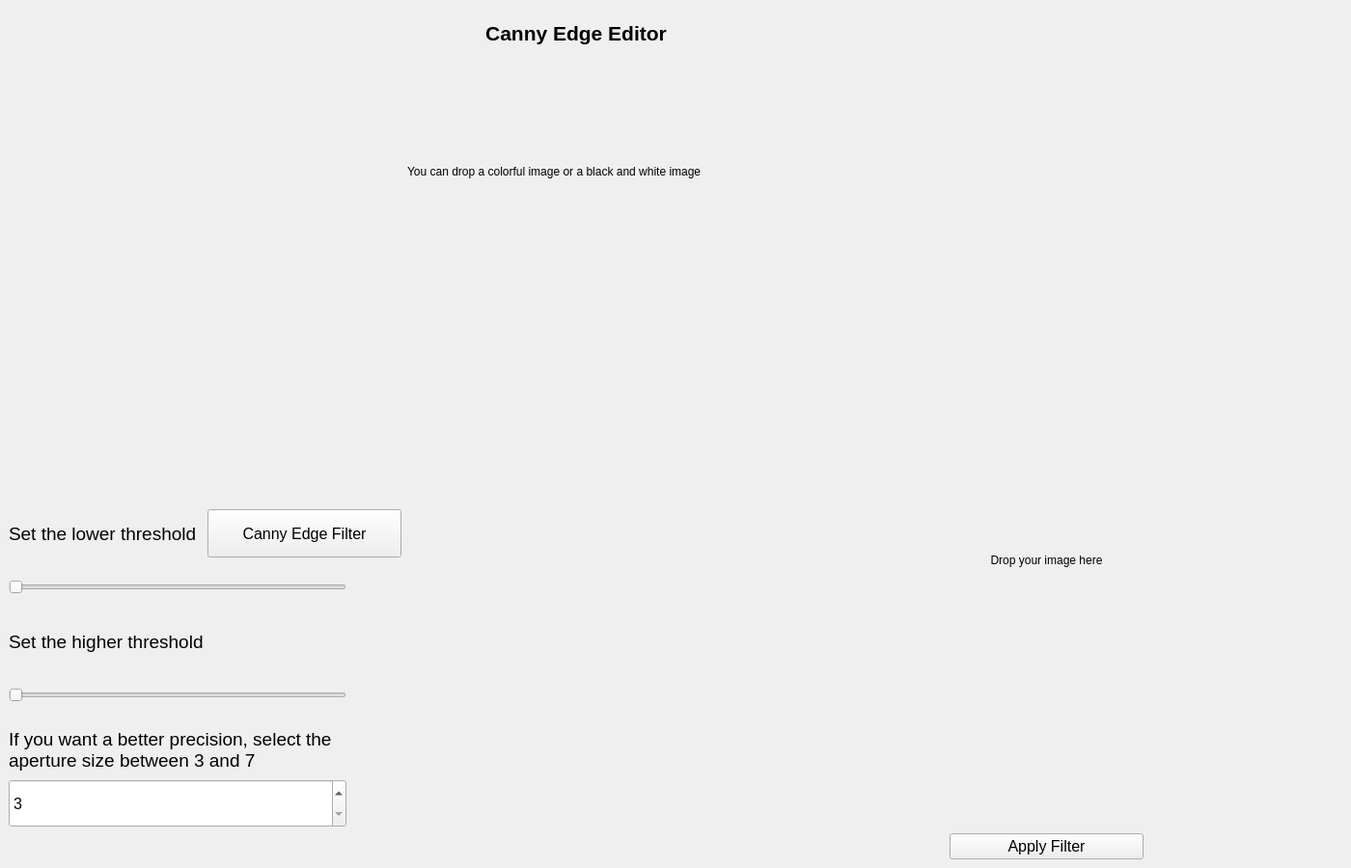
<?xml version="1.0" encoding="UTF-8"?>
<ui version="4.0">
 <class>CannyEdge</class>
 <widget class="QMainWindow" name="CannyEdge">
  <property name="geometry">
   <rect>
    <x>0</x>
    <y>0</y>
    <width>1400</width>
    <height>900</height>
   </rect>
  </property>
  <property name="windowTitle">
   <string>MainWindow</string>
  </property>
  <widget class="QWidget" name="centralwidget">
   <layout class="QGridLayout" name="gridLayout">
    <item row="3" column="5" rowspan="7">
     <widget class="QLabel" name="resultCannyLabel">
      <property name="text">
       <string/>
      </property>
     </widget>
    </item>
    <item row="6" column="0" colspan="5">
     <widget class="QLabel" name="higherTlabel">
      <property name="maximumSize">
       <size>
        <width>350</width>
        <height>50</height>
       </size>
      </property>
      <property name="font">
       <font>
        <pointsize>14</pointsize>
       </font>
      </property>
      <property name="text">
       <string>Set the higher threshold</string>
      </property>
     </widget>
    </item>
    <item row="8" column="0" colspan="3">
     <widget class="QLabel" name="apertureLabel">
      <property name="maximumSize">
       <size>
        <width>350</width>
        <height>50</height>
       </size>
      </property>
      <property name="font">
       <font>
        <pointsize>14</pointsize>
       </font>
      </property>
      <property name="text">
       <string>If you want a better precision, select the aperture size between 3 and 7</string>
      </property>
      <property name="wordWrap">
       <bool>true</bool>
      </property>
     </widget>
    </item>
    <item row="0" column="2">
     <widget class="QLabel" name="titleLabelCanny">
      <property name="sizePolicy">
       <sizepolicy hsizetype="Preferred" vsizetype="Preferred">
        <horstretch>30</horstretch>
        <verstretch>30</verstretch>
       </sizepolicy>
      </property>
      <property name="minimumSize">
       <size>
        <width>12</width>
        <height>12</height>
       </size>
      </property>
      <property name="maximumSize">
       <size>
        <width>350</width>
        <height>50</height>
       </size>
      </property>
      <property name="font">
       <font>
        <pointsize>16</pointsize>
        <bold>true</bold>
       </font>
      </property>
      <property name="text">
       <string>Canny Edge Editor</string>
      </property>
      <property name="alignment">
       <set>Qt::AlignmentFlag::AlignCenter</set>
      </property>
     </widget>
    </item>
    <item row="5" column="0" colspan="3">
     <widget class="QSlider" name="lowerTslider">
      <property name="maximumSize">
       <size>
        <width>350</width>
        <height>50</height>
       </size>
      </property>
      <property name="orientation">
       <enum>Qt::Orientation::Horizontal</enum>
      </property>
     </widget>
    </item>
    <item row="9" column="0" colspan="2">
     <widget class="QSpinBox" name="apertureBox">
      <property name="maximumSize">
       <size>
        <width>350</width>
        <height>50</height>
       </size>
      </property>
      <property name="font">
       <font>
        <pointsize>12</pointsize>
       </font>
      </property>
      <property name="minimum">
       <number>3</number>
      </property>
      <property name="maximum">
       <number>7</number>
      </property>
      <property name="singleStep">
       <number>1</number>
      </property>
     </widget>
    </item>
    <item row="4" column="4" rowspan="2">
     <widget class="ImageDropLabel" name="dragAndDrop">
      <property name="acceptDrops">
       <bool>true</bool>
      </property>
      <property name="text">
       <string>Drop your image here</string>
      </property>
      <property name="alignment">
       <set>Qt::AlignmentFlag::AlignCenter</set>
      </property>
     </widget>
    </item>
    <item row="4" column="1">
     <widget class="QPushButton" name="cannyFilterButton">
      <property name="maximumSize">
       <size>
        <width>350</width>
        <height>50</height>
       </size>
      </property>
      <property name="font">
       <font>
        <pointsize>12</pointsize>
       </font>
      </property>
      <property name="text">
       <string>Canny Edge Filter</string>
      </property>
     </widget>
    </item>
    <item row="7" column="0" colspan="3">
     <widget class="QSlider" name="higherTslider">
      <property name="maximumSize">
       <size>
        <width>350</width>
        <height>50</height>
       </size>
      </property>
      <property name="orientation">
       <enum>Qt::Orientation::Horizontal</enum>
      </property>
     </widget>
    </item>
    <item row="4" column="0">
     <widget class="QLabel" name="lowerTlabel">
      <property name="maximumSize">
       <size>
        <width>350</width>
        <height>50</height>
       </size>
      </property>
      <property name="font">
       <font>
        <pointsize>14</pointsize>
       </font>
      </property>
      <property name="text">
       <string>Set the lower threshold</string>
      </property>
     </widget>
    </item>
    <item row="10" column="4">
     <widget class="QPushButton" name="applyCannyFilterButton">
      <property name="font">
       <font>
        <pointsize>12</pointsize>
       </font>
      </property>
      <property name="text">
       <string>Apply Filter</string>
      </property>
     </widget>
    </item>
    <item row="1" column="2">
     <widget class="QLabel" name="infoLabel">
      <property name="text">
       <string>You can drop a colorful image or a black and white image</string>
      </property>
     </widget>
    </item>
   </layout>
  </widget>
 </widget>
 <customwidgets>
  <customwidget>
   <class>ImageDropLabel</class>
   <extends>QLabel</extends>
   <header location="global">imagedropLabel.h</header>
  </customwidget>
 </customwidgets>
 <resources/>
 <connections/>
</ui>
